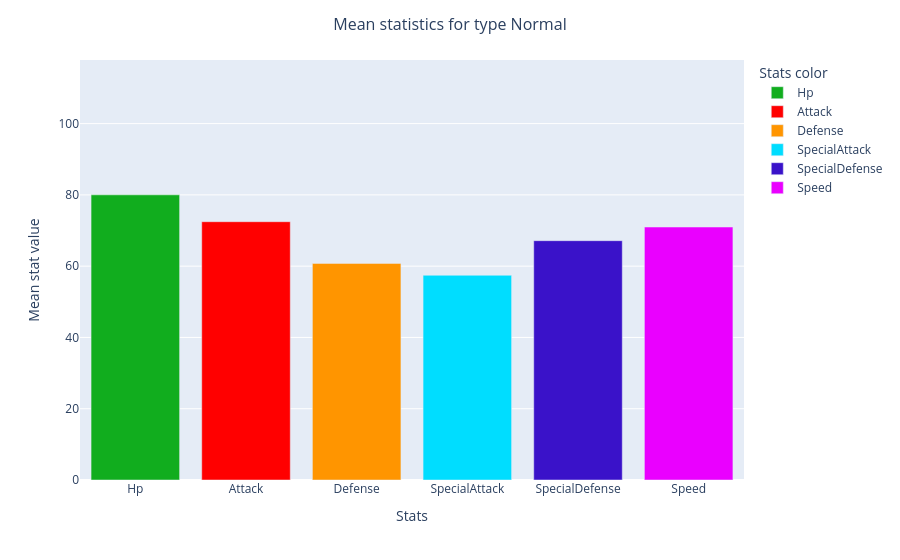

Source (notebook cell):
### Code cell
mean_values_df = pd.DataFrame(columns=STATS)

for t in COLOR_TYPES.keys():
    fig = go.Figure()
    data_type_1 = data.loc[data['Type2'] == t]
    data_type_2 = data.loc[data['Type2'] == t]
    total_data_type = pd.concat([data_type_1, data_type_2])
    mean_stats = [total_data_type[x].mean() for x in STATS]
    mean_values_df.loc[t] = mean_stats
    fig = px.bar(x=STATS, y=mean_stats,
                 color=STATS, color_discrete_map=COLOR_STATS,
                 labels=dict(x="Stats", y="Mean stat value", color="Stats color"))
    fig.update_layout(
    title=dict(
                text=f"Mean statistics for type {t}",
                font=dict(
                    size=16
                )),
    title_x=0.5,
    yaxis_range=[0,max_mean_stat]
    )
    
    fig.show()

### Figure 1 — Plotly figure (JSON) as saved in the notebook; plotly's stock layout.template omitted (floating-point values rounded to 4 significant figures)
{"data": [{"hovertemplate": "Stats color=Hp<br>Stats=%{x}<br>Mean stat value=%{y}<extra></extra>", "legendgroup": "Hp", "marker": {"color": "#11ad1e", "pattern": {"shape": ""}}, "name": "Hp", "orientation": "v", "showlegend": true, "textposition": "auto", "type": "bar", "x": ["Hp"], "xaxis": "x", "y": [80.02], "yaxis": "y"}, {"hovertemplate": "Stats color=Attack<br>Stats=%{x}<br>Mean stat value=%{y}<extra></extra>", "legendgroup": "Attack", "marker": {"color": "#ff0000", "pattern": {"shape": ""}}, "name": "Attack", "orientation": "v", "showlegend": true, "textposition": "auto", "type": "bar", "x": ["Attack"], "xaxis": "x", "y": [72.48], "yaxis": "y"}, {"hovertemplate": "Stats color=Defense<br>Stats=%{x}<br>Mean stat value=%{y}<extra></extra>", "legendgroup": "Defense", "marker": {"color": "#ff9500", "pattern": {"shape": ""}}, "name": "Defense", "orientation": "v", "showlegend": true, "textposition": "auto", "type": "bar", "x": ["Defense"], "xaxis": "x", "y": [60.78], "yaxis": "y"}, {"hovertemplate": "Stats color=SpecialAttack<br>Stats=%{x}<br>Mean stat value=%{y}<extra></extra>", "legendgroup": "SpecialAttack", "marker": {"color": "#00ddff", "pattern": {"shape": ""}}, "name": "SpecialAttack", "orientation": "v", "showlegend": true, "textposition": "auto", "type": "bar", "x": ["SpecialAttack"], "xaxis": "x", "y": [57.45], "yaxis": "y"}, {"hovertemplate": "Stats color=SpecialDefense<br>Stats=%{x}<br>Mean stat value=%{y}<extra></extra>", "legendgroup": "SpecialDefense", "marker": {"color": "#3a12c9", "pattern": {"shape": ""}}, "name": "SpecialDefense", "orientation": "v", "showlegend": true, "textposition": "auto", "type": "bar", "x": ["SpecialDefense"], "xaxis": "x", "y": [67.15], "yaxis": "y"}, {"hovertemplate": "Stats color=Speed<br>Stats=%{x}<br>Mean stat value=%{y}<extra></extra>", "legendgroup": "Speed", "marker": {"color": "#ea00ff", "pattern": {"shape": ""}}, "name": "Speed", "orientation": "v", "showlegend": true, "textposition": "auto", "type": "bar", "x": ["Speed"], "xaxis": "x", "y": [70.98], "yaxis": "y"}], "layout": {"barmode": "relative", "legend": {"title": {"text": "Stats color"}, "tracegroupgap": 0}, "margin": {"t": 60}, "title": {"font": {"size": 16}, "text": "Mean statistics for type Normal", "x": 0.5}, "xaxis": {"anchor": "y", "domain": [0, 1], "title": {"text": "Stats"}}, "yaxis": {"anchor": "x", "domain": [0, 1], "range": [0, 117.9], "title": {"text": "Mean stat value"}}}}
